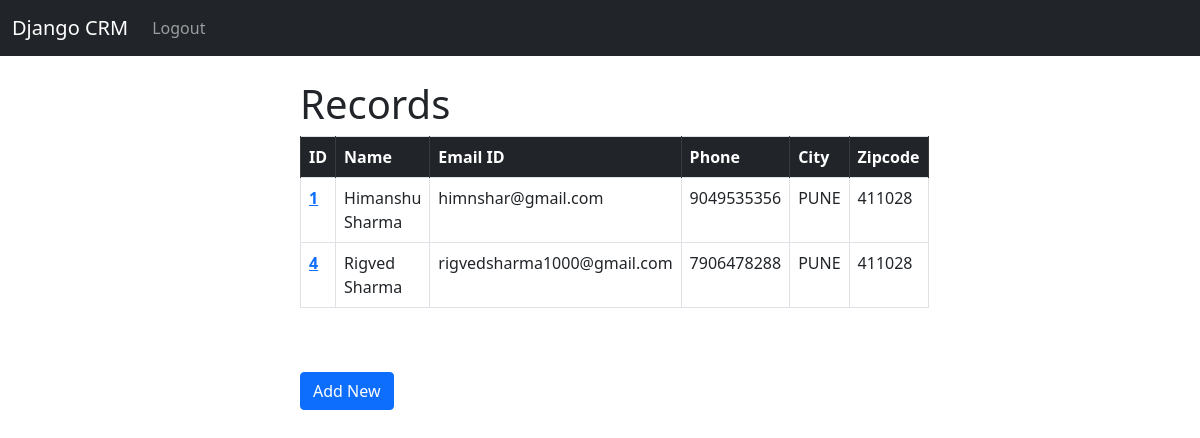
The app's page / (signed in) with its own data.
### website/models.py (models this page shows, shortened)
class Records(models.Model):
    created_at = models.DateTimeField(auto_now_add = True)
    first_name = models.CharField(max_length = 50)
    last_name = models.CharField(max_length = 50)
    email = models.EmailField(max_length = 100)
    phone = models.CharField(max_length = 50)
    address = models.CharField(max_length = 200)
    city = models.CharField(max_length = 30)
    state = models.CharField(max_length = 30)
    zipcode = models.CharField(max_length = 10)

### website/views.py (the view)
# urls.py: 2. Add a URL to urlpatterns:  path('', views.home, name='home')
def home(request):
    records = Records.objects.all()
    if request.method == 'POST':
        username = request.POST['username']
        pwd = request.POST['password']
        user = authenticate(request, username = username, password = pwd)
        if user is not None:
            login(request,user)
            messages.success(request, "You have been logged in.")
            return redirect('home')
        else:
            messages.error(request, "There was an error logging in! Please try again.")
            return redirect('home')
    else:
        return render(request, 'home.html',{'records': records})

### website/templates/home.html (shortened to what this page needs)
{% extends 'base.html' %}
{% block content %}
    <div class="col-md-6 offset-md-3">
        {% if user.is_authenticated%}
            <h1> Records </h1>
            {% if records %}
            <table class="table table-hover table-bordered">
                <thead>
                  <tr>
                    <th class="table-dark" scope="col">ID</th>
                    <th class="table-dark" scope="col">Name</th>
                    <th class="table-dark" scope="col">Email ID</th>
                    <th class="table-dark" scope="col">Phone</th>
                    <th class="table-dark" scope="col">City</th>
                    <th class="table-dark" scope="col">Zipcode</th>
                  </tr>
                </thead>
                <tbody>
                    {% for record in records%}
                  <tr>
                    <th scope="row"> <a href="{% url 'view' record.id %}">{{ record.id }}</a></th>
                    <td>{{ record.first_name }} {{ record.last_name }}</td>
                    <td>{{ record.email }}</td>
                    <td>{{ record.phone }}</td>
                    <td>{{ record.city }}</td>
                    <td>{{ record.zipcode }}</td>
                  </tr>
                  {% endfor%}
                </tbody>
              </table>
              <br><br>
              <a href="{% url 'add' %}" class="btn btn-primary">Add New</a>
            {% endif %}
        {% endif %}
    </div>
{% endblock %}

### records on screen
Records: id "1", first_name "Himanshu", last_name "Sharma", email "himnshar@gmail.com", phone "9049535356", city "PUNE", zipcode "411028"
Records: id "4", first_name "Rigved", last_name "Sharma", email "rigvedsharma1000@gmail.com", phone "7906478288", city "PUNE", zipcode "411028"
